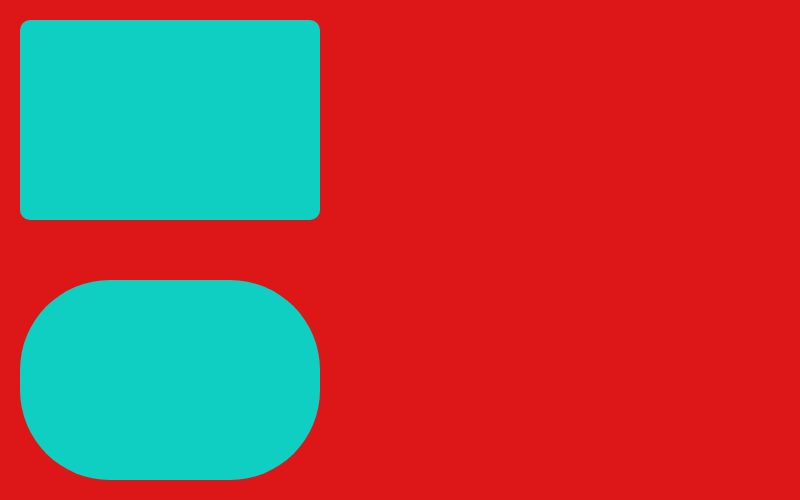
Frame 1 (no input)
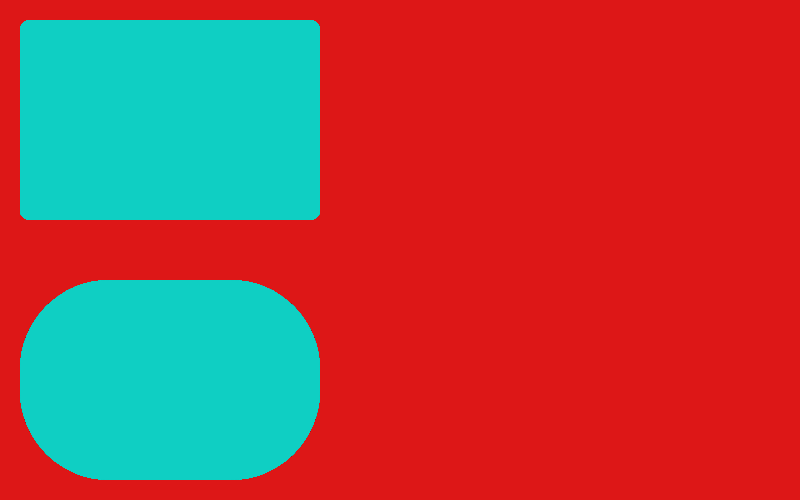
Frame 60 (no input)
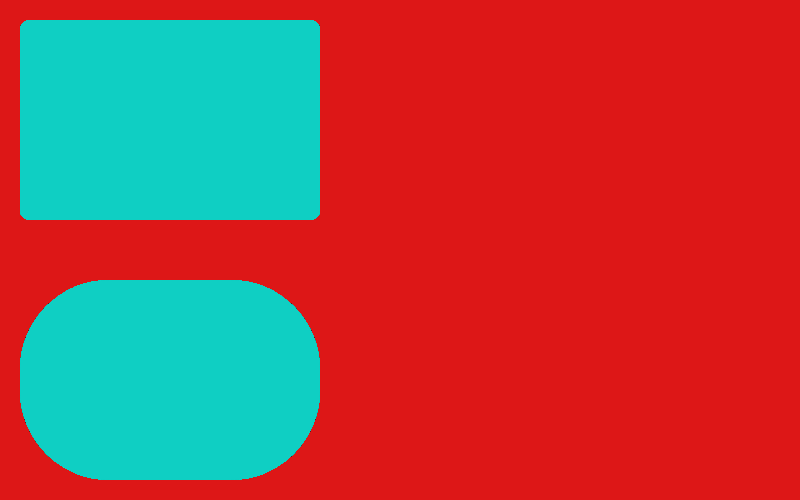
Frame 120 (the mouse pressed at the canvas centre since frame 60)

The p5.js sketch that drew these frames (run headless with seeded random() and noise() and a simulated clock; from frame 60 on, the mouse is pressed at the canvas centre):

// p5.js sketch
// ── sketch.js
function setup() {
    createCanvas( 800, 500 );
    background( 'rgb(221, 23, 23)' );
}

function draw() {
    fill('rgb(15, 207, 195)');
    noStroke();
    // a rectangle with 10px corners
    rect( 20, 20, 300, 200, 10 );

    // a rectangle with 90px corners
    rect( 20, 280, 300, 200, 90 );
}
